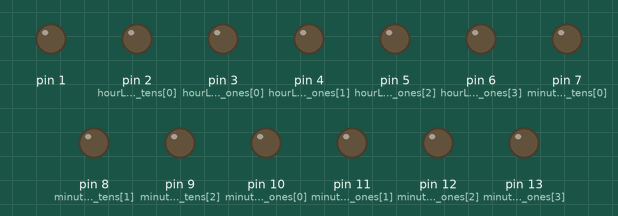
This sketch was run on a simulated Arduino Uno, built with avr-gcc and run on an emulated ATmega328P. On the bench: output pins drawn as LEDs (lit = HIGH).

Above: at 0.1 s.
At 60.1 s:
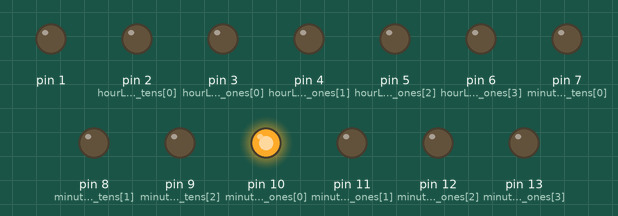
At 120.1 s:
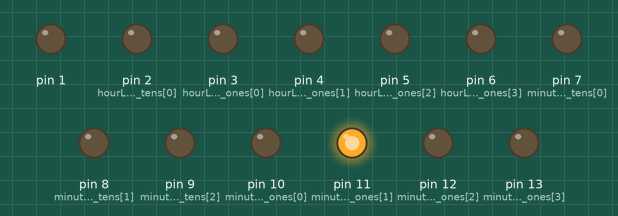
Timing chart, 0 to 121.6 s (numbered marks = the images above):
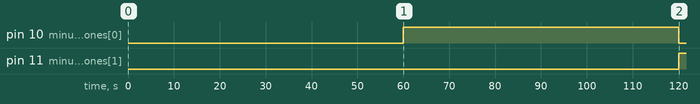

The sketch:

binary_clock.ino
```cpp
int hourLEDs_tens[] = {2};
int hourLEDs_ones[] = {3,4,5,6};

int minuteLEDs_tens[] = {7,8,9};
int minuteLEDs_ones[] = {10,11,12,13};

void setup() {
  for(int i = 1; i <= 13; i++) {
    pinMode(i,OUTPUT);
  }
}

void loop() {
  cycleTime();
}

void cycleTime() {
  long _delay = 1000L * 60L;
 for(int hourT = 0; hourT <= 1; hourT++) {
    for(int hourO = 0; hourO <= 9; hourO++) {
      for(int minuteT = 0; minuteT <= 5; minuteT++) {
        for(int minuteO = 0; minuteO <= 9; minuteO++) {
          // need to find a way to reset after 12:59
          if(hourT == 1 && hourO == 2 && minuteT == 5 && minuteO == 9) {
           return;
          }
          setTime(hourT, hourO, minuteT, minuteO);
          delay(_delay);
        }
      }
    }
  }
}

void setTime(int hourT, int hourO, int minuteT, int minuteO) {
 setHourTens(hourT);
 setHourOnes(hourO);
 setMinuteTens(minuteT);
 setMinuteOnes(minuteO);
}

// methods below (modified) from
// http://www.multiwingspan.co.uk/arduino.php?page=led5
void setHourTens(int numToShow)
{
  if(numToShow == 1) {
     digitalWrite(hourLEDs_tens[0], HIGH);
   } else if(numToShow == 0) {
     digitalWrite(hourLEDs_tens[0], LOW);
   }
}

void setHourOnes(byte numToShow)
{
  for (int i =0;i<4;i++)
  {
    if (bitRead(numToShow, i)==1)
    {
      digitalWrite(hourLEDs_ones[i], HIGH);
    }
    else
    {
      digitalWrite(hourLEDs_ones[i], LOW);
    }
  }
}

void setMinuteTens(byte numToShow)
{
  for (int i =0;i<3;i++)
  {
    if (bitRead(numToShow, i)==1)
    {
      digitalWrite(minuteLEDs_tens[i], HIGH);
    }
    else
    {
      digitalWrite(minuteLEDs_tens[i], LOW);
    }
  }
}

void setMinuteOnes(byte numToShow)
{
  for (int i =0;i<4;i++)
  {
    if (bitRead(numToShow, i)==1)
    {
      digitalWrite(minuteLEDs_ones[i], HIGH);
    }
    else
    {
      digitalWrite(minuteLEDs_ones[i], LOW);
    }
  }
}
```

Measured:
- by itself, pin 10 (minuteLEDs_ones[0]): LOW → HIGH at 60.0 s, → LOW 60.0 s later
- by itself, pin 11 (minuteLEDs_ones[1]): LOW → HIGH at 120 s
